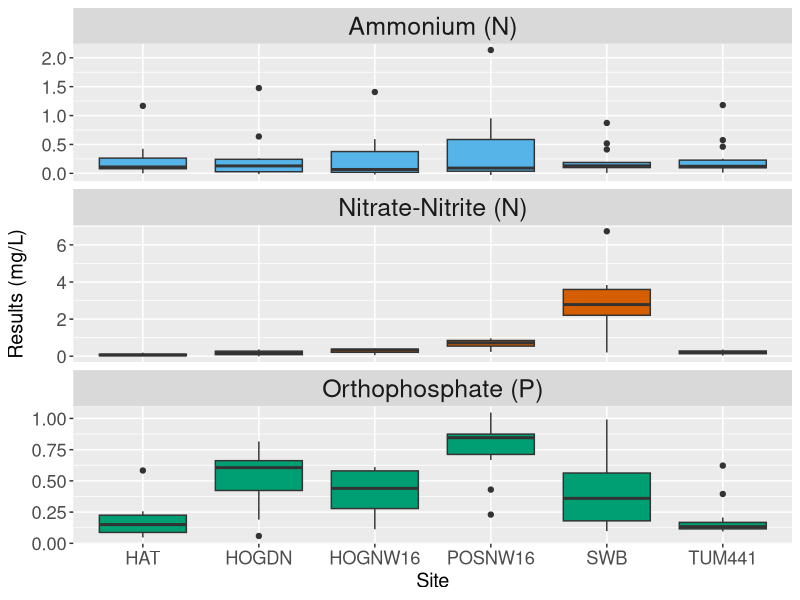
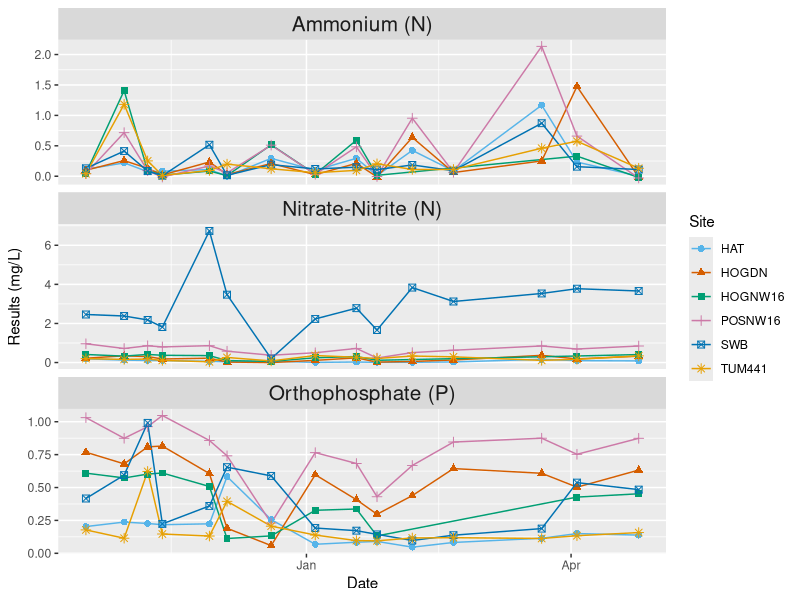
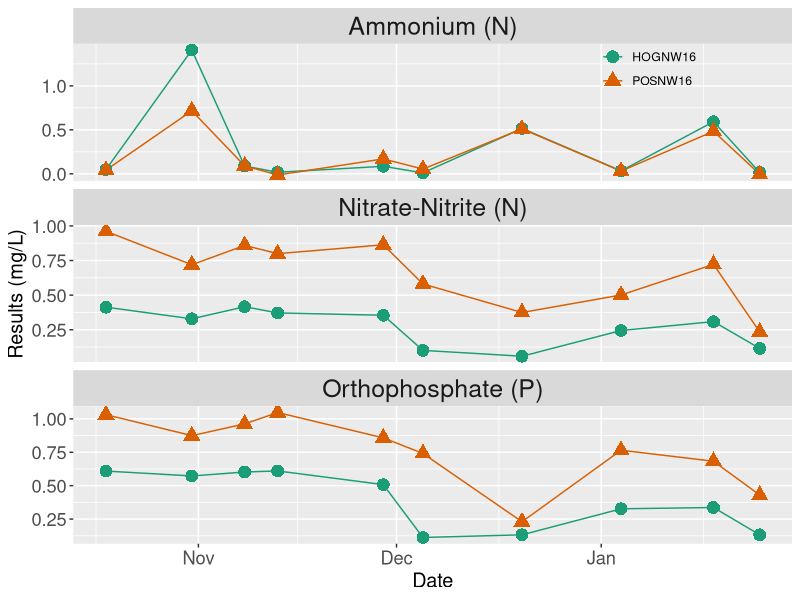
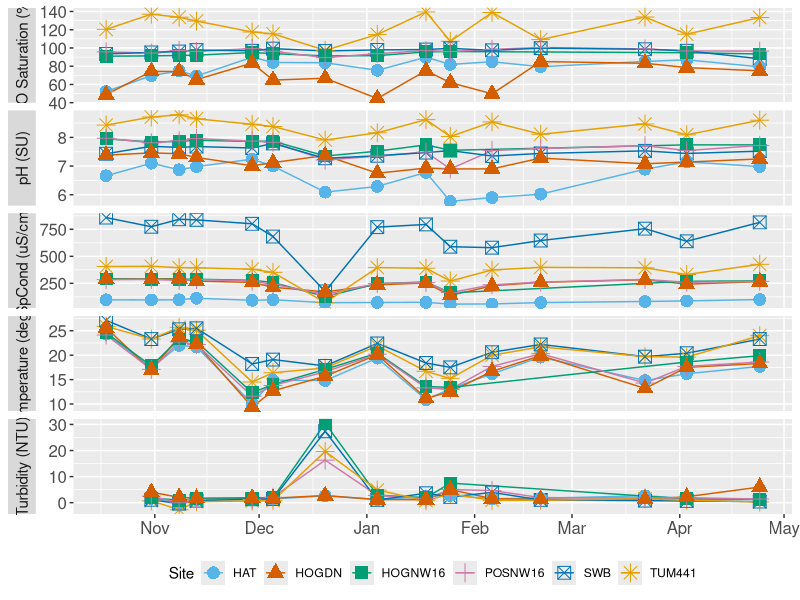

The R script that drew these images, in order:
##Data run for SFS conference on 5/19/2019

##Parameter List with Units
#DO - dissolved oxygen (mg/L)
#DO_Sat - dissolved oxygen saturation (%)
#Temp - water temperature (deg C)
#SpCond - specific conductivity (uS/cm)
#pH - pH (SU)
#Turb - turbidity (NTU)

####NOx, O_P, NH4 all filtered samples###

#NOx - Nitrate(NO3)-Nitrite(NO2)-N (mg/L)
#OP - orthophosphate(P) (mg/L)
#NH4 - ammonia(N) (mg/L)

####Sample Replications (col = Rep) 
#a = 1; b = 2; c = 3; d = not a rep just a reading

########################Call in and format data########################################

#call in packages

library(tidyverse)
library(lubridate)
library(RColorBrewer)

#set working directory

setwd('C:/Users/Emily/Documents/gnv_streams/SFS Poster')

#call in data file

data_nut = read_csv('gnv_nutrientdata_20190502.csv', col_types = cols(
  Site = col_character(),
  REP = col_character(),
  Date = col_date(format = "%m/%d/%Y"),
  Time = col_time(format = ""),
  Analyte = col_character(),
  Result = col_double()))#nutrient data; fixed date format for date column


data_fp = read_csv('gnv_fpdata_20190502.csv', col_types = cols(
  Site = col_character(),
  Date = col_date(format = "%m/%d/%Y"),
  Time = col_time(format = ""),
  Analyte = col_character(),
  Result = col_double()))#field parameter data


#change date to show only as month; will need to change as POR spans > than 1 year

#lubridate::floor_date(data_nut$Date, unit = 'month')
#lubridate::floor_date(data_fp$Date, unit = 'month')

#####Nutrient Faceted Boxplot (nbp)####

nd2 = data_nut %>% 
  group_by(Date, Site, Analyte) %>%
  summarise(mean = mean(Result))

nd2

npb = ggplot(nd2, aes(x = Site, y = mean, fill = Analyte)) +
  geom_boxplot() + ylab('Results (mg/L)')

npb2 = npb + facet_wrap( . ~ Analyte , scales = 'free_y', nrow = 3, 
                         labeller = as_labeller(c(NH4 = "Ammonium (N)", 
                                                  NOx = "Nitrate-Nitrite (N)", 
                                                  OP = 'Orthophosphate (P)'))) +
  theme(strip.text = element_text(size = 18)) +
  scale_fill_manual(values = c('#56B4E9','#D55E00', '#009E73' )) + guides(fill = FALSE) +
  theme(axis.text = element_text(size = rel(1.2))) + 
  theme(axis.title = element_text(size = rel(1.3)))



npb2

#####Nutrient Time-Series (nts)#####

nut_ts = ggplot(nd2, aes(x = Date, y = mean, fill = Site))

nts = nut_ts + geom_line(aes(group = Site, color = Site)) + ylab('Results (mg/L)') + 
  geom_point(size = 2, aes(x=Date, color = Site, shape = Site)) + 
  facet_wrap( . ~ Analyte , scales = 'free_y', nrow = 3, 
              labeller = as_labeller(c(NH4 = "Ammonium (N)", 
                                       NOx = "Nitrate-Nitrite (N)", 
                                       OP = 'Orthophosphate (P)'))) + 
  theme(strip.text = element_text(size = 15))

nts + scale_color_manual(values = c('#56B4E9','#D55E00', '#009E73', '#CC79A7', '#0072B2', '#E69F00' )) + 
  guides(fill = FALSE)

#####Nutrient Data of just Possum Creek and Hogtown Upstream (pchu_ts)#####

pchu = data_nut %>% 
  filter(Date >= as.Date('2018-10-18') & Date <=  as.Date('2019-01-25') ) %>%
  filter(Site == 'HOGNW16' | Site == 'POSNW16') %>%
  group_by(Date, Site, Analyte) %>%
  summarise(mean = mean(Result))

#only using data from before january because HOGNW16 has been closed for construction and the gap in data looks wierd

pchu

pchu_nut_ts = ggplot(pchu, aes(x = Date, y = mean, fill = Site))

pchu_ts = pchu_nut_ts + geom_line(aes(group = Site, color = Site)) + ylab('Results (mg/L)') + 
  geom_point(size = 4, aes(x=Date, color = Site, shape = Site)) + 
  facet_wrap( . ~ Analyte , scales = 'free_y', nrow = 3, 
              labeller = as_labeller(c(NH4 = "Ammonium (N)", 
                                       NOx = "Nitrate-Nitrite (N)", 
                                       OP = 'Orthophosphate (P)'))) +
  theme(strip.text = element_text(size = 18)) + 
  scale_color_brewer(palette = 'Dark2') + guides(fill = FALSE) +
  theme(axis.text = element_text(size = rel(1.2))) + 
  theme(axis.title = element_text(size = rel(1.3))) +
  theme(legend.position = c(0.8, 0.95)) +
  theme(legend.background = element_blank()) +
  theme(legend.key = element_blank()) +
  theme(legend.title = element_blank())

pchu_ts

#####Field Parameter Time Series####

fp2 = data_fp %>% 
  filter(Analyte == 'DO_Sat' | Analyte == 'pH' | Analyte == 'SpCond' | Analyte == 'Temp' | Analyte == 'Turb') %>%
  group_by(Site, Analyte)

fp2

field_param_ts = ggplot(fp2, aes(x = Date, y = Result))

fpts = field_param_ts + geom_line(aes(group = Site, color = Site)) + ylab(NULL) + 
  geom_point(size = 4, aes(x=Date, color = Site, shape = Site)) + 
  scale_x_date(date_breaks = 'month', date_labels = '%b') +
  facet_wrap( . ~ Analyte , scales = 'free_y', nrow = 5, 
              strip.position = 'left',
              labeller = as_labeller(c(DO_Sat = "DO Saturation (%)", 
                                       pH = 'pH (SU)', 
                                       SpCond = 'SpCond (uS/cm)', 
                                       Temp = 'Temperature (degC)', 
                                       Turb = 'Turbidity (NTU)' ))) + 
  theme(strip.placement = 'outside', strip.text = element_text(size = 11), 
        axis.text = element_text(size = rel(1.1)), 
        axis.title.x = element_blank(),
        legend.position = 'bottom')

fpts + scale_color_manual(values = c('#56B4E9','#D55E00', '#009E73', '#CC79A7', '#0072B2', '#E69F00' )) +
  guides(fill = FALSE, col = guide_legend(nrow = 1)) 
